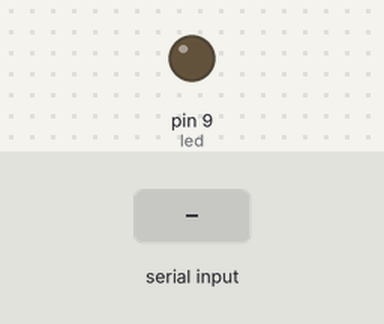
A sketch run on a simulated Arduino Uno, built with avr-gcc and run on an emulated ATmega328P. On the bench: output pins drawn as LEDs (lit = HIGH). Inputs (shaded band) come from the test bench.

Above: at 1.2 s.
1.3 s: "101\n" received over Serial
At 2.2 s:
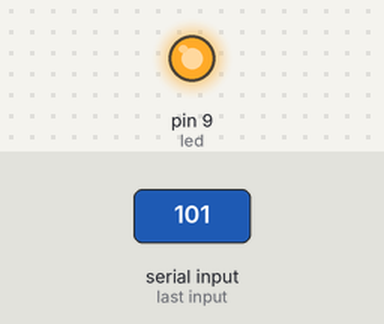
2.8 s: "201\n" received over Serial
At 3.4 s:
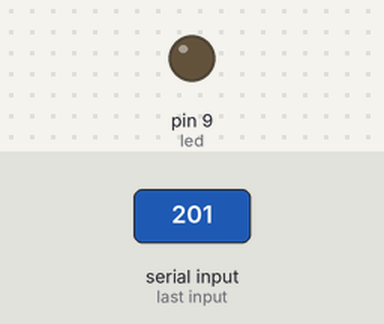
Timing chart, 0 to 5.8 s (numbered marks = the images above; inputs shaded):
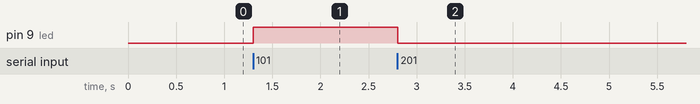

The sketch:

8.ino
```cpp
const int led = 9;
void setup() {
  // put your setup code here, to run once:
pinMode(led,OUTPUT);
Serial.begin(9600);
}

void loop() {
  // put your main code here, to run repeatedly:
if (Serial.available() > 0)
{
int incomingbyte = Serial.parseInt();
  if (incomingbyte == 101)
  {
    digitalWrite(led , HIGH);
  }
  else if (incomingbyte == 201)
  {
    digitalWrite(led , LOW);
  }
}
}
```

Measured:
- after the input at 1.3 s, pin 9 (led): LOW → HIGH at once
- after the input at 2.8 s, pin 9 (led): HIGH → LOW at once
